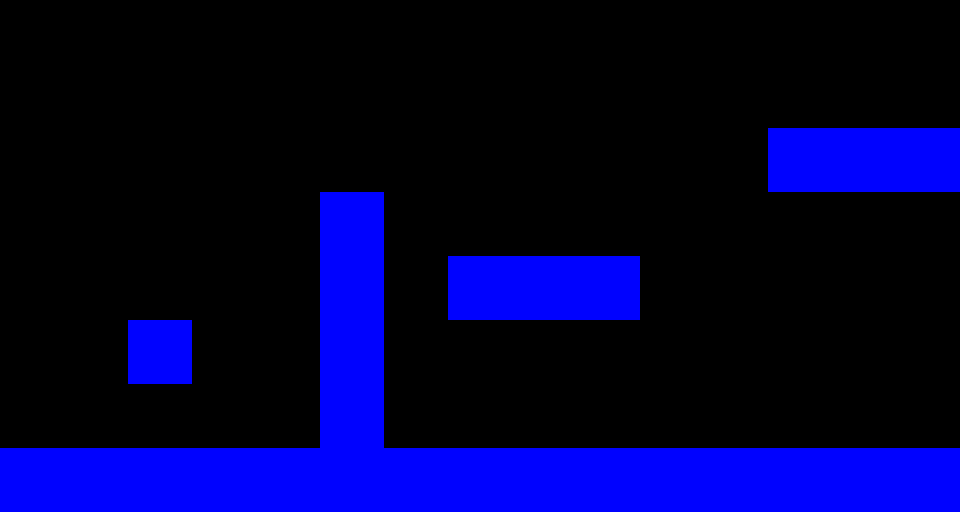

A level layout from a 2D game, rendered from its tile map. Below: a short description, then the map file with its tile-grid data intact:
An orthogonal 15x8 tile map with 64x64 px tiles, 2 tile layers (backgroundLayer, blockedLayer) and 4 objects.

<map version="1.0" orientation="orthogonal" width="15" height="8" tilewidth="64" tileheight="64">
 <tileset firstgid="1" name="tiles" tilewidth="64" tileheight="64">
  <image source="../src/images/tiles.png" width="256" height="64" />
 </tileset>
 <layer name="backgroundLayer" width="15" height="8">
  <data encoding="csv">
4,4,4,4,4,4,4,4,4,4,4,4,4,4,4,
4,4,4,4,4,4,4,4,4,4,4,4,4,4,4,
4,4,4,4,4,4,4,4,4,4,4,4,4,4,4,
4,4,4,4,4,4,4,4,4,4,4,4,4,4,4,
4,4,4,4,4,4,4,4,4,4,4,4,4,4,4,
4,4,4,4,4,4,4,4,4,4,4,4,4,4,4,
4,4,4,4,4,4,4,4,4,4,4,4,4,4,4,
4,4,4,4,4,4,4,4,4,4,4,4,4,4,4
</data>
 </layer>
 <layer name="blockedLayer" width="15" height="8">
  <data encoding="csv">
0,0,0,0,0,0,0,0,0,0,0,0,0,0,0,
0,0,0,0,0,0,0,0,0,0,0,0,0,0,0,
0,0,0,0,0,0,0,0,0,0,0,0,3,3,3,
0,0,0,0,0,3,0,0,0,0,0,0,0,0,0,
0,0,0,0,0,3,0,3,3,3,0,0,0,0,0,
0,0,3,0,0,3,0,0,0,0,0,0,0,0,0,
0,0,0,0,0,3,0,0,0,0,0,0,0,0,0,
3,3,3,3,3,3,3,3,3,3,3,3,3,3,3
</data>
 </layer>
 <objectgroup name="objectLayer" width="15" height="8">
  <object gid="1" x="8" y="437" />
  <object gid="2" x="128" y="128" />
  <object gid="2" x="512" y="192" />
  <object gid="2" x="832" y="64" />
 </objectgroup>
</map>
